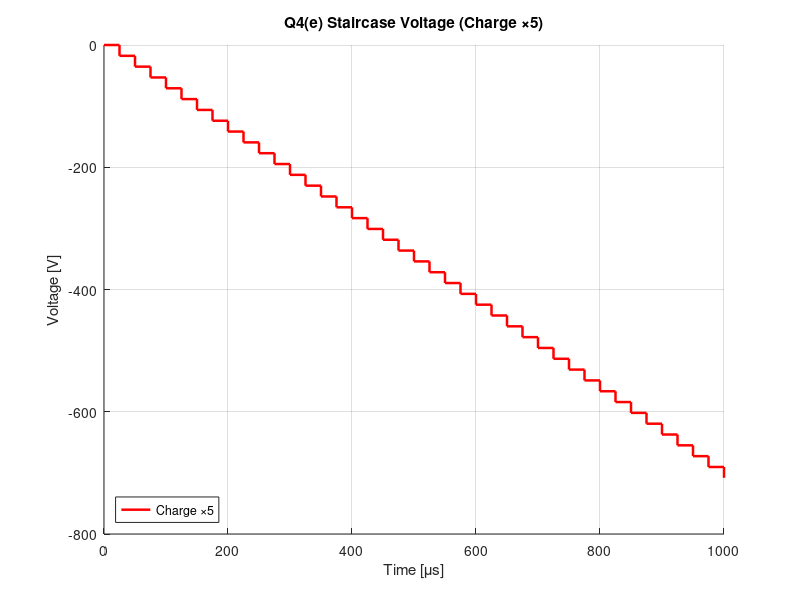
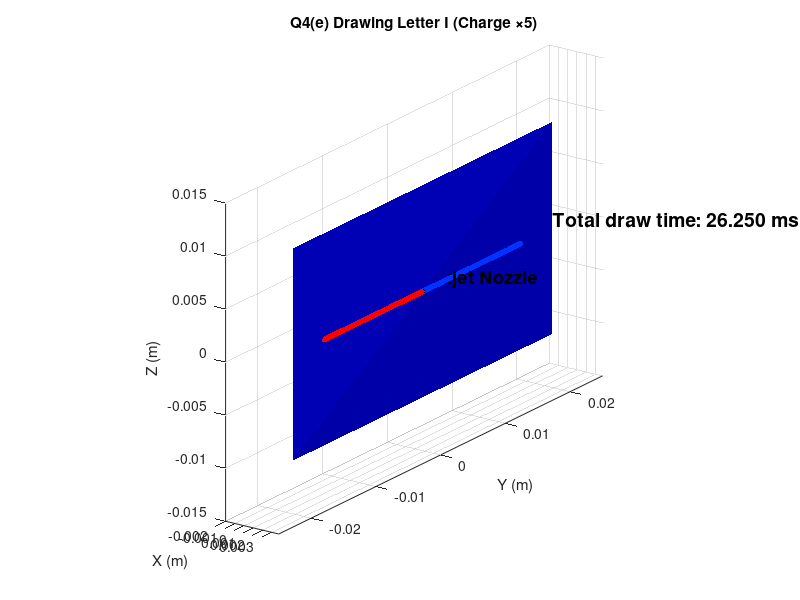

These figures' MATLAB source, in order:
clear; clc; close all;


Vx = 20.0;          % horizontal speed [m/s]
W  = 1e-3;          % plate spacing [m]
L1 = 0.5e-3;        % capacitor length
L2 = 1.25e-3;       % distance to paper [m]

rho = 1000;
d   = 84e-6;                     % droplet diameter
q   = 5 * (-1.9e-10);            % Q4(e): charge ×5

volume = (pi/6) * d^3;
m = rho * volume;

dpi = 300;
pitch = 0.0254 / dpi;


T_cap = L1 / Vx;
T2    = L2 / Vx;

fprintf("\n--- Q4(e): Charge Increased Fivefold ---\n");
fprintf("Charge q = %.3e C\n", q);
fprintf("T_cap = %.2f us\n", T_cap*1e6);
fprintf("T2    = %.2f us\n", T2*1e6);

coef = (m * W * Vx^2) / (q * L1 * L2);
dV = abs(coef) * pitch;

fprintf("Pixel voltage (charge ×5) = %.3f V\n", dV);

N_demo = 40;

t = (0:N_demo) * T_cap;
V_steps = -(0:N_demo) * dV;

figure('Color','w','Position',[300 200 900 500]); hold on; grid on;

stairs(t*1e6, V_steps, 'LineWidth',1.8,'Color',[1 0 0]);

xlabel('Time [\mus]');
ylabel('Voltage [V]');
title('Q4(e) Staircase Voltage (Charge ×5)');
legend('Charge ×5','Location','southwest');


D = L1 + L2;
N_drops = 300;
midpoint = floor(N_drops/2);

pixel_index = (1:N_drops) - midpoint;
Vpix_all = pixel_index * dV;

figure('Color','w','Position',[200 50 1200 700]);
ax = axes(); hold(ax,'on'); grid(ax,'on');
axis equal;

xlabel('X (m)'); ylabel('Y (m)'); zlabel('Z (m)');
xlim([-0.002, D + 0.002]);
ylim([-0.025 0.025]);
zlim([-0.015 0.015]);

title('Q4(e) Drawing Letter I (Charge ×5)');

px = D;
py = [-0.02 0.02 0.02 -0.02];
pz = [-0.01 -0.01 0.01 0.01];
patch(px*ones(1,4), py, pz,'b','FaceAlpha',0.17,'EdgeColor','none');

plot3(0, 0, 0, 'ks', 'MarkerSize',14,'MarkerFaceColor','k');
text(0,0.003,0,'Inkjet Nozzle','FontSize',13,'FontWeight','bold');


[sx,sy,sz] = sphere(6);
sx = sx*(d/2); sy = sy*(d/2); sz = sz*(d/2);
drop = surf(sx,sy,sz,'FaceColor','k','EdgeColor','none');

view(35,20);
camlight headlight;

for n = 1:N_drops
    
    V = Vpix_all(n);
    E = V / W;
    ay = q*E/m;

   
    t1 = linspace(0, T_cap, 3);
    x1 = Vx * t1;
    y1 = 0.5 * ay * t1.^2;

    Vy = ay * T_cap;

    t2 = linspace(0, T2, 3);
    x2 = L1 + Vx * t2;
    y2 = y1(end) + Vy * t2;

   
    x = [x1 x2];
    y = [y1 y2];
    z = zeros(size(x));

    if V > 0, col=[1 0 0];
    elseif V < 0, col=[0 0.2 1];
    else, col=[0 0 0];
    end
    set(drop,'FaceColor',col);

    trail = plot3(x,y,z,'-','Color',col,'LineWidth',1.2);

    for k = 1:length(x)
        set(drop,'XData',sx + x(k), ...
                 'YData',sy + y(k), ...
                 'ZData',sz + z(k));
        drawnow limitrate;
    end

    plot3(x(end),y(end),0,'.','Color',col,'MarkerSize',14);
    delete(trail);
end


T_drop = T_cap + T2;
total_time = N_drops * T_drop;

text(0.0005, 0.022, 0, ...
     sprintf("Total draw time: %.3f ms", total_time*1000), ...
     'FontSize',14,'FontWeight','bold','Color','k');

fprintf("\nTotal draw time = %.3f ms\n", total_time*1000);
disp("Q4(e) Simulation Complete!");


